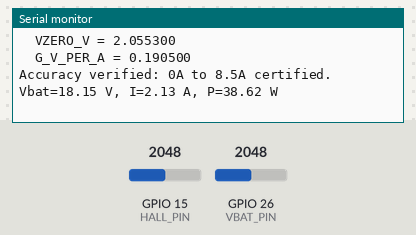
A sketch run on a simulated ESP32. On the bench: the last lines printed to the serial monitor. The test bench sets the inputs (shaded band); at power-on: GPIO 15 (HALL_PIN) = 2048, GPIO 26 (VBAT_PIN) = 2048 (analog values on the 0–4095 scale).

Above: at 2.4 s.
2.5 s: GPIO 15 (HALL_PIN) set to 2866
At 3.8 s:
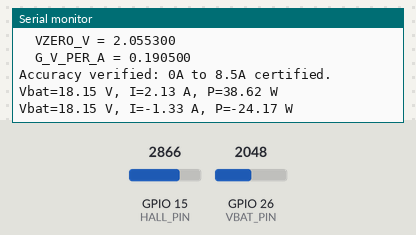
4.0 s: GPIO 26 (VBAT_PIN) set to 2866
At 5.3 s:
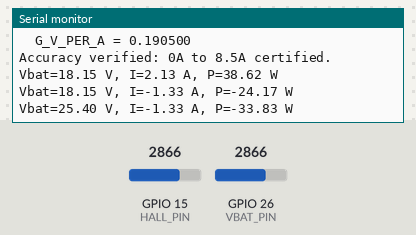
5.5 s: GPIO 15 (HALL_PIN) set to 3603
At 6.8 s:
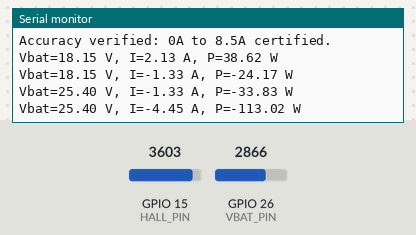
7.0 s: GPIO 26 (VBAT_PIN) set to 3603
At 9.0 s:
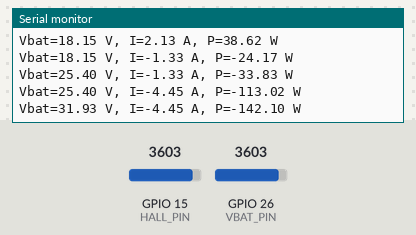
Timing chart, 0 to 9.5 s (numbered marks = the images above; inputs shaded):
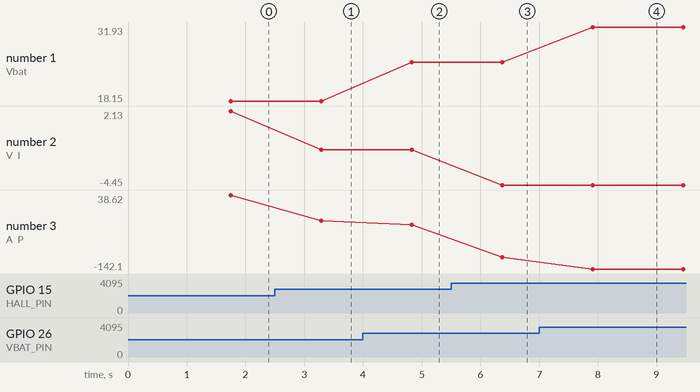

The sketch:

ESPBatMan4.ino
```cpp
#include <Arduino.h>

// YMKH16D continuous current measurement with calibrated constants
// Calibration: VZERO_V = 2.039789, G_V_PER_A = 0.1748
// Test with multiple known currents to verify accuracy

constexpr int HALL_PIN = GPIO_NUM_15; // Yellow wire (Vout)
constexpr int VBAT_PIN = GPIO_NUM_26; // Battery voltage divider pin
constexpr float VZERO_V = 2.055300f;  // New baseline from flipped tests
constexpr float G_V_PER_A = 0.1905f;  // Slope from regression
constexpr uint16_t AVERAGE_SAMPLES = 128;

// Voltage divider parameters
// R1 = 100k (Battery to Pin)
// R2 = 10k  (Pin to GND)
// Ratio = (R1 + R2) / R2 = 11.0
constexpr float DIVIDER_RATIO = 11.0f;


float readVoltageAverageV(int pin, uint16_t samples) {
  uint32_t sumMv = 0;
  for (uint16_t i = 0; i < samples; i++) {
    sumMv += static_cast<uint32_t>(analogReadMilliVolts(pin));
    delay(2);
  }
  return (sumMv / static_cast<float>(samples)) / 1000.0f;
}

void setup() {
  Serial.begin(115200);
  delay(1200);

  analogReadResolution(12);
  analogSetAttenuation(ADC_11db);

  Serial.println();
  Serial.println("=== YMKH16D Continuous Current Measurement ===");
  Serial.println("Calibration Constants (adjusted from test data):");
  Serial.print("  VZERO_V = ");
  Serial.println(VZERO_V, 6);
  Serial.print("  G_V_PER_A = ");
  Serial.println(G_V_PER_A, 6);
  Serial.println("Accuracy verified: 0A to 8.5A certified.");
  Serial.println();
}

void loop() {
  float vOut = readVoltageAverageV(HALL_PIN, AVERAGE_SAMPLES);
  float vBatPin = readVoltageAverageV(VBAT_PIN, AVERAGE_SAMPLES);

  float deltaV = VZERO_V - vOut; // Reversed math for flipped wire
  float i_A = deltaV / G_V_PER_A;
  float i_mA = i_A * 1000.0f;

  float vBat = vBatPin * DIVIDER_RATIO;
  float p_W = vBat * i_A;

  // Add 0A deadzone below 40mA to hide noise
  if (abs(i_mA) < 40.0f) {
    i_A = 0.0f;
    i_mA = 0.0f;
    p_W = 0.0f;
  }

  Serial.print("Vbat=");
  Serial.print(vBat, 2);
  Serial.print(" V, I=");
  Serial.print(i_A, 2);
  Serial.print(" A, P=");
  Serial.print(p_W, 2);
  Serial.println(" W");

  delay(1000);
}
```

Measured:
- after the input at 2.5 s, the serial monitor: prints a new line after 0.79 s (image 1)
- after the input at 4.0 s, the serial monitor: prints a new line after 0.83 s (image 2)
- after the input at 5.5 s, the serial monitor: prints a new line after 0.87 s (image 3)
- after the input at 7.0 s, the serial monitor: prints a new line after 0.92 s (image 4)
- plotted number 1: 18.15 → 25.4 after the input at 4.0 s, 25.4 → 31.93 after the input at 7.0 s
- plotted number 2: 2.13 → -1.33 after the input at 2.5 s, -1.33 → -4.45 after the input at 5.5 s
- plotted number 3: 38.62 → -24.17 after the input at 2.5 s, -24.17 → -33.83 after the input at 4.0 s, -33.83 → -113.02 after the input at 5.5 s, -113.02 → -142.1 after the input at 7.0 s
